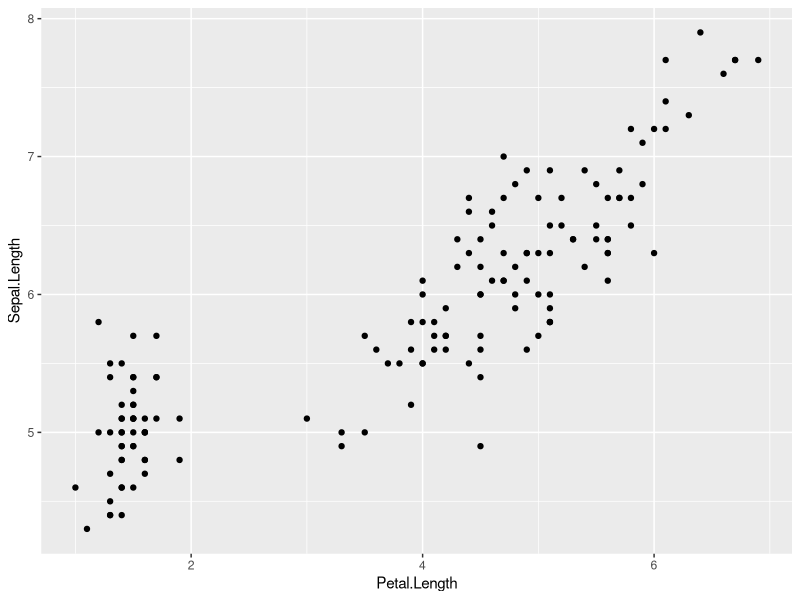
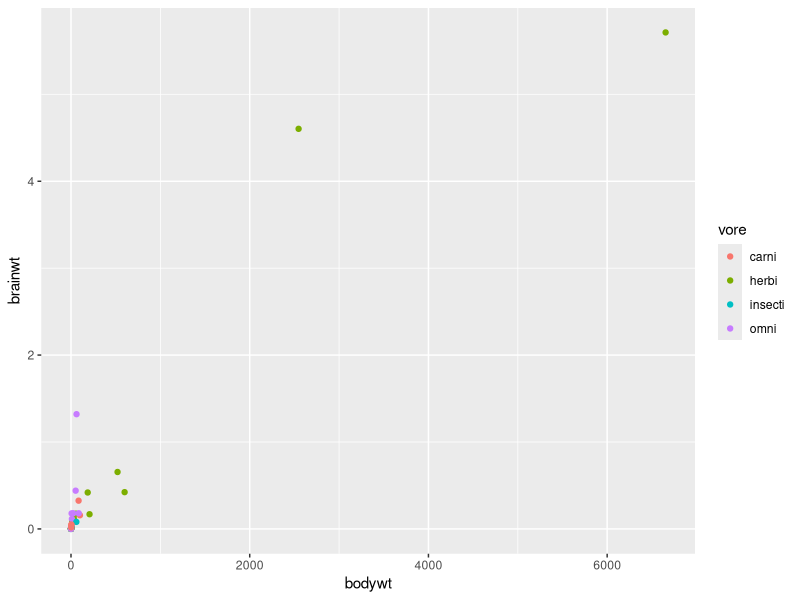

R code for these plots, in order:
## ---- chunk 1
library(tidyverse)
## ---- chunk 2
Name <- c("Pipit", "Lynx", "Jet")
Breed <- c("Ragamuffin", "American Shorthair", "Egyptian Mau")
Color <- c("Gray", "Lynx-point tabby", "Black")
Personality <- c("Spoiled rotten", "Spoiled rotten", "Spoiled rotten")
cats <- tibble(Name, Breed, Color, Personality)
cats
## ---- chunk 3
file_path <- "../data"
## ---- chunk 4
cat("This is one line.\nThis is a new line.")
## ---- chunk 5
dat <- "aa111xx\nbb222yy\ncc333zz"
cat(dat)
## ---- chunk 6
read_fwf(dat, fwf_widths(c(2, 3, 2)))
## ---- chunk 7
start_pos <- c(1, 3, 6)
stop_pos <- c(2, 5, 7)
read_fwf(dat, fwf_positions(start_pos, stop_pos))
## ---- chunk 8
widths <- c(2, 3, 2)
names <- c("Var1", "Var2", "Var3")
read_fwf(dat, fwf_widths(widths,
                         col_names = names))
## ---- chunk 9
iris %>% 
  ggplot() +
  geom_point(aes(x = Petal.Length,
                 y = Sepal.Length))
## ---- chunk 10
msleep %>% 
  select(bodywt, brainwt, vore) %>% 
  drop_na() %>% 
  ggplot() +
  geom_point(aes(x = bodywt,
                 y = brainwt,
                 color = vore))
## ---- chunk 11
species <- c("Pasi","Lebi","Csexg","Cunip","Pasi","Lebi","Csexg","Cunip","Pasi","Lebi","Csexg","Cunip")
habitat <- c("sand","sand","sand","sand","brush","brush","brush","brush","woods","woods","woods","woods")
`2012` <- c(0,10,130,0,403,0,0,0,0,106,0,190)
`2013` <- c(0,12,21,0,278,114,0,0,0,160,10,130)
`2014` <- c(0,0,8,1,369,60,0,0,0,10,0,240)

beetles <- tibble(species, habitat, `2012`, `2013`, `2014`)
## ---- chunk 12
beetles 
## ---- chunk 13
beetles_tidy <- beetles %>% 
  pivot_longer(`2012`:`2014`,
               names_to = "year",
               values_to = "abundance")

beetles_tidy
## ---- chunk 14
plot <- c(2,2,2,3,3,3,3,3,1,1,1,1)
sample <- c(3,6,7,1,2,3,7,10,1,3,6,10)
Pasi <- c(1,1,1,0,1,1,0,1,1,1,1,1)
Lebi <- c(0,0,0,1,0,0,0,0,0,0,0,0)
Csexg <- c(0,0,0,0,0,0,0,0,0,0,0,0)
Cunip <- c(0,0,0,0,0,0,0,0,0,0,0,0)
Gale <- c(0,0,0,0,0,0,0,0,0,0,0,0)
beetles2 <- tibble(plot, sample, Pasi, Lebi, Csexg, Cunip, Gale)
## ---- chunk 15
beetles2
## ---- chunk 16
beetles2_tidy <- beetles2 %>% 
  pivot_longer(-c(plot, sample),
               names_to = "species",
               values_to = "abundance")

beetles2_tidy
